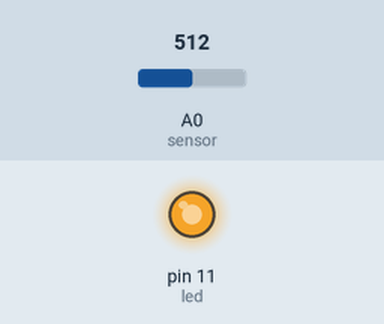
Simulated run of this sketch. Board: Arduino Uno, built with avr-gcc and run on an emulated ATmega328P. Shown: output pins drawn as LEDs (lit = HIGH). Dashed ring = blinking. The inputs (shaded band) are chosen by the test bench; at power-on: A0 (sensor) = 512. What the sketch prints to the serial monitor is not drawn.

Above: at 2.8 s.
2.9 s: A0 (sensor) set to 488
At 3.5 s:
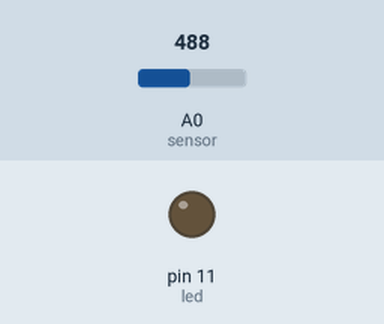
5.9 s: A0 (sensor) set to 510
At 6.2 s:
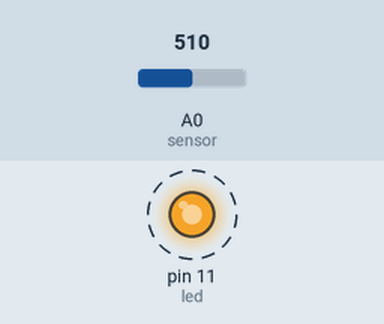
11.9 s: A0 (sensor) set to 490
At 12.5 s:
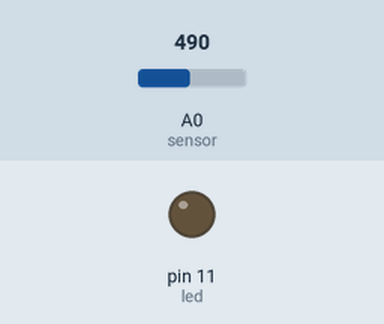
14.6 s: A0 (sensor) set to 511
At 15.1 s:
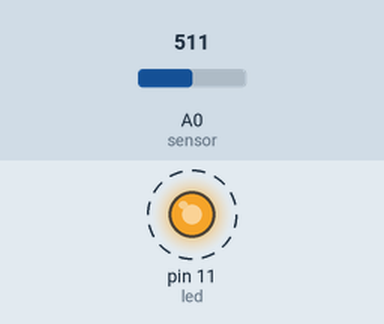
Timing chart, 0 to 21.6 s (numbered marks = the images above; inputs shaded):
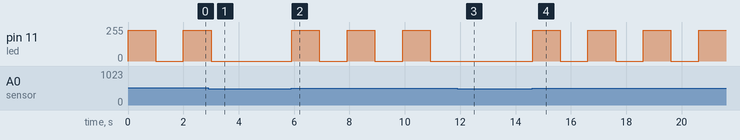

Measured:
- the behaviour switches between 501 and 500 on A0 (sensor) (found by bisection; images 0 and 1)
- after the input at 2.9 s, pin 11 (led): goes on until 3.0 s, then stays 0/255
- after the input at 5.9 s, pin 11 (led): alternates 232/255 for 1.0 s and 0/255 for 1.0 s, starting at once
- after the input at 11.9 s, pin 11 (led): stays 0/255 (without the input it goes to 232/255 after 0.02 s)
- after the input at 14.6 s, pin 11 (led): alternates 232/255 for 1.0 s and 0/255 for 1.0 s, starting at once

The sketch:

analog_sensor_with_led.ino
```cpp
#define sensor A0
#define led  11
#define buzz  12


void setup() {
  Serial.begin(9600);
  pinMode(sensor, INPUT);
  pinMode(led, OUTPUT);
}

void loop() {
  // put your main code here, to run repeatedly:
int val = analogRead(sensor);
if (val > 500){
  Serial.println(val);
  Serial.print("HIGH");
  analogWrite(led,200);
  analogWrite(led,400);
  analogWrite(led,600);
  analogWrite(led,800);
  analogWrite(led,1000);
  //digitalWrite(buzz,HIGH);
  delay(1000);
  analogWrite(led,0);
  //digitalWrite(buzz,LOW);
  delay(1000);
}
  else if(val <=500) {
    Serial.println(val);
  Serial.print("low");}
  }
```
